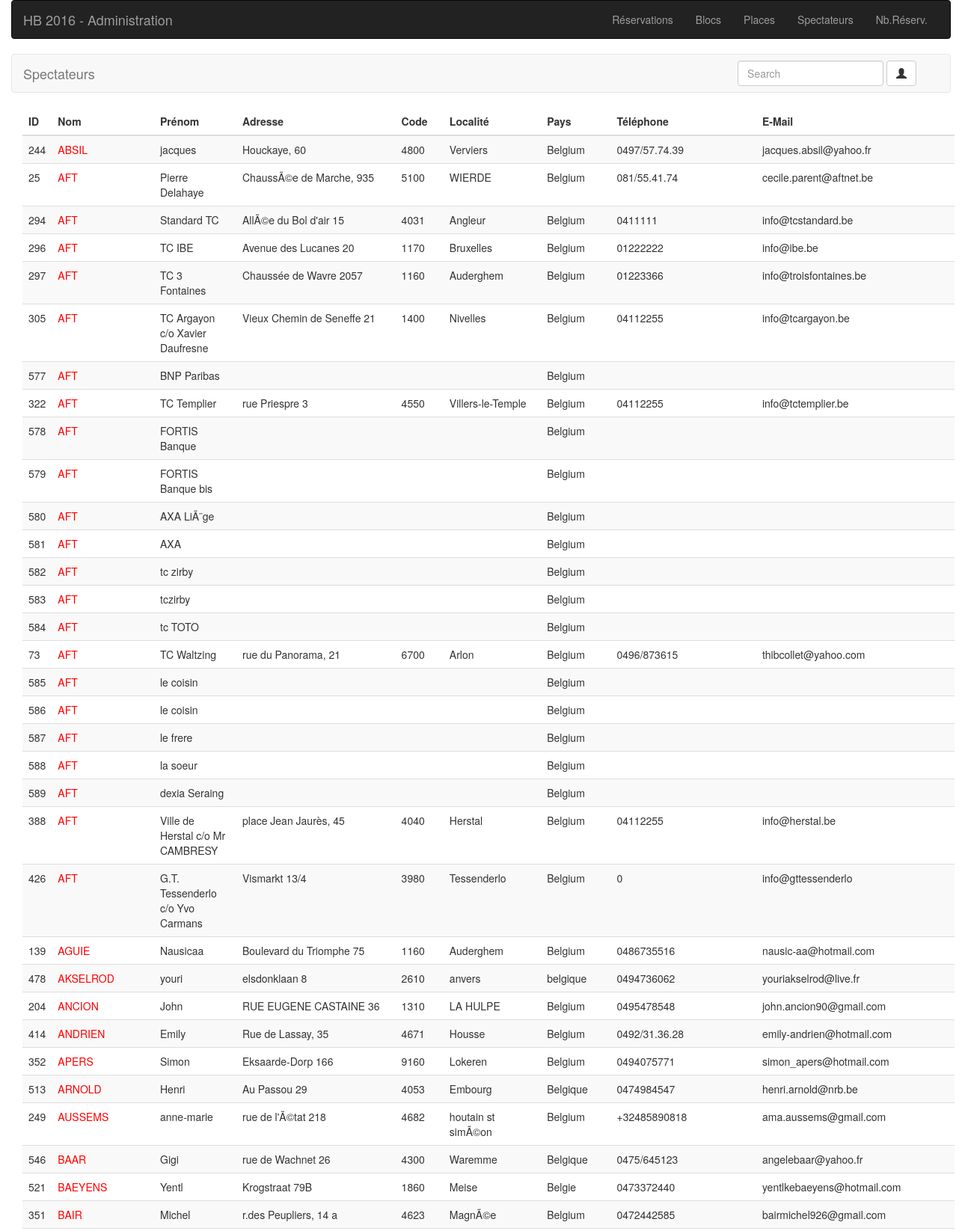
/admin/users.php (upper part), run on the app's committed database.
### tables this page shows
CREATE TABLE `hb16_users` (
`id` int(11) NOT NULL,
  `firstname` varchar(100) NOT NULL,
  `lastname` varchar(100) NOT NULL,
  `address` varchar(250) NOT NULL,
  `code` varchar(25) NOT NULL,
  `localite` varchar(100) NOT NULL,
  `country` varchar(25) NOT NULL DEFAULT 'Belgium',
  `telephone` varchar(100) NOT NULL,
  `email` varchar(250) NOT NULL,
  `password` varchar(250) NOT NULL,
  `reset_token` varchar(60) DEFAULT NULL,
  `reset_at` datetime DEFAULT NULL
);

### admin/users.php (the view, shortened to what this page needs)
<?php
    require_once '../inc/conn.php';
    $req = $pdo->prepare("SELECT  * FROM  hb16_users ORDER BY lastname; ");
    $req->execute();
?>
<?php require 'inc/header.php'; ?>
<nav class="navbar navbar-default">
  <div class="container-fluid">
    <div class="navbar-header">
      <a class="navbar-brand" href="#">Spectateurs</a>
    </div>
    <div class="collapse navbar-collapse" id="bs-example-navbar-collapse-1">
        <form action="" method="POST" class="navbar-form navbar-right" role="search">
        <div class="form-group">
            <input name="searchNom" type="text" class="form-control" placeholder="Search">
        </div>
            <button name="btnSearchNom" type="submit" class="btn btn-default"><span class="glyphicon glyphicon-user" aria-hidden="true"></span></button>
      </form>
    </div>
  </div>
</nav>
<div class="col-md-12">
    <table class="table table-striped table-hover ">
        <thead>
            <th>ID</th>
            <th>Nom</th>
            <th>Prénom</th>
            <th>Adresse</th>
            <th>Code</th>
            <th>Localité</th>
            <th>Pays</th>
            <th>Téléphone</th>
            <th>E-Mail</th>
        </thead>
        <tbody>
            <?php while($res = $req->fetch()): ?>
            <tr>
                <td style="text-align: left;"><?= $res->id; ?></td>
                <td style="text-align: left;color:red;"><?= strtoupper($res->lastname); ?></td>
                <td style="text-align: left;"><?= $res->firstname; ?></td>
                <td style="text-align: left;"><?= $res->address; ?></td>
                <td style="text-align: left;"><?= $res->code; ?></td>
                <td style="text-align: left;"><?= $res->localite; ?></td>
                <td style="text-align: left;"><?= $res->country; ?></td>
                <td style="text-align: left;"><?= $res->telephone; ?></td>
                <td style="text-align: left;"><?= $res->email; ?></td>
             </tr>
             <?php endwhile; ?>
        </tbody>
    </table>
</div>
<?php require 'inc/footer.php';

### data on the page
hb16_users: id "244", lastname "ABSIL", firstname "jacques", address "Houckaye, 60", code "4800", localite "Verviers", country "Belgium", telephone "0497/57.74.39", email "jacques.absil@yahoo.fr"
hb16_users: id "25", lastname "AFT", firstname "Pierre Delahaye", address "ChaussÃ©e de Marche, 935", code "5100", localite "WIERDE", country "Belgium", telephone "081/55.41.74", email "cecile.parent@aftnet.be"
hb16_users: id "294", lastname "AFT", firstname "Standard TC", address "AllÃ©e du Bol d'air 15", code "4031", localite "Angleur", country "Belgium", telephone "0411111", email "info@tcstandard.be"
hb16_users: id "296", lastname "AFT", firstname "TC IBE", address "Avenue des Lucanes 20", code "1170", localite "Bruxelles", country "Belgium", telephone "01222222", email "info@ibe.be"
hb16_users: id "297", lastname "AFT", firstname "TC 3 Fontaines", address "Chaussée de Wavre 2057", code "1160", localite "Auderghem", country "Belgium", telephone "01223366", email "info@troisfontaines.be"
hb16_users: id "305", lastname "AFT", firstname "TC Argayon c/o Xavier Daufresne", address "Vieux Chemin de Seneffe 21", code "1400", localite "Nivelles", country "Belgium", telephone "04112255", email "info@tcargayon.be"
hb16_users: id "577", lastname "AFT", firstname "BNP Paribas", country "Belgium"
hb16_users: id "322", lastname "AFT", firstname "TC Templier", address "rue Priespre 3", code "4550", localite "Villers-le-Temple", country "Belgium", telephone "04112255", email "info@tctemplier.be"
hb16_users: id "578", lastname "AFT", firstname "FORTIS Banque", country "Belgium"
hb16_users: id "579", lastname "AFT", firstname "FORTIS Banque bis", country "Belgium"
hb16_users: id "580", lastname "AFT", firstname "AXA LiÃ¨ge", country "Belgium"
hb16_users: id "581", lastname "AFT", firstname "AXA", country "Belgium"
hb16_users: id "582", lastname "AFT", firstname "tc zirby", country "Belgium"
hb16_users: id "583", lastname "AFT", firstname "tczirby", country "Belgium"
hb16_users: id "584", lastname "AFT", firstname "tc TOTO", country "Belgium"
hb16_users: id "73", lastname "AFT", firstname "TC Waltzing", address "rue du Panorama, 21", code "6700", localite "Arlon", country "Belgium", telephone "0496/873615", email "thibcollet@yahoo.com"
hb16_users: id "585", lastname "AFT", firstname "le coisin", country "Belgium"
hb16_users: id "586", lastname "AFT", firstname "le coisin", country "Belgium"
hb16_users: id "587", lastname "AFT", firstname "le frere", country "Belgium"
hb16_users: id "588", lastname "AFT", firstname "la soeur", country "Belgium"
hb16_users: id "589", lastname "AFT", firstname "dexia Seraing", country "Belgium"
hb16_users: id "388", lastname "AFT", firstname "Ville de Herstal c/o Mr CAMBRESY", address "place Jean Jaurès, 45", code "4040", localite "Herstal", country "Belgium", telephone "04112255", email "info@herstal.be"
hb16_users: id "426", lastname "AFT", firstname "G.T. Tessenderlo c/o Yvo Carmans", address "Vismarkt 13/4", code "3980", localite "Tessenderlo", country "Belgium", telephone "0", email "info@gttessenderlo"
hb16_users: id "139", lastname "AGUIE", firstname "Nausicaa", address "Boulevard du Triomphe 75", code "1160", localite "Auderghem", country "Belgium", telephone "0486735516", email "nausic-aa@hotmail.com"
hb16_users: id "478", lastname "AKSELROD", firstname "youri", address "elsdonklaan 8", code "2610", localite "anvers", country "belgique", telephone "0494736062", email "youriakselrod@live.fr"
hb16_users: id "204", lastname "ANCION", firstname "John", address "RUE EUGENE CASTAINE 36", code "1310", localite "LA HULPE", country "Belgium", telephone "0495478548", email "john.ancion90@gmail.com"
hb16_users: id "414", lastname "ANDRIEN", firstname "Emily", address "Rue de Lassay, 35", code "4671", localite "Housse", country "Belgium", telephone "0492/31.36.28", email "emily-andrien@hotmail.com"
hb16_users: id "352", lastname "APERS", firstname "Simon", address "Eksaarde-Dorp 166", code "9160", localite "Lokeren", country "Belgium", telephone "0494075771", email "simon_apers@hotmail.com"
hb16_users: id "513", lastname "ARNOLD", firstname "Henri", address "Au Passou 29", code "4053", localite "Embourg", country "Belgique", telephone "0474984547", email "henri.arnold@nrb.be"
hb16_users: id "249", lastname "AUSSEMS", firstname "anne-marie", address "rue de l'Ã©tat 218", code "4682", localite "houtain st simÃ©on", country "Belgium", telephone "+32485890818", email "ama.aussems@gmail.com"
hb16_users: id "546", lastname "BAAR", firstname "Gigi", address "rue de Wachnet 26", code "4300", localite "Waremme", country "Belgique", telephone "0475/645123", email "angelebaar@yahoo.fr"
hb16_users: id "521", lastname "BAEYENS", firstname "Yentl", address "Krogstraat 79B", code "1860", localite "Meise", country "Belgie", telephone "0473372440", email "yentlkebaeyens@hotmail.com"
hb16_users: id "351", lastname "BAIR", firstname "Michel", address "r.des Peupliers, 14 a", code "4623", localite "MagnÃ©e", country "Belgium", telephone "0472442585", email "bairmichel926@gmail.com"
